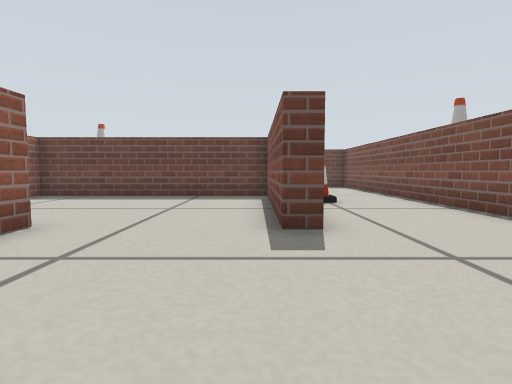
View 1 (above)

19 first-person views from a walk through a Gazebo world. The camera is 0.22 m above the floor, tilts 4° down and sees 80° across. The floor is counted in squares, 0.25 m on a side. Each view is taken from the middle of a square. On the plan, view 1 faces up. The plan holds only what a view shows up to about 11 squares ahead; the rest is blank. Some surface patterns are stand-ins.

View 2
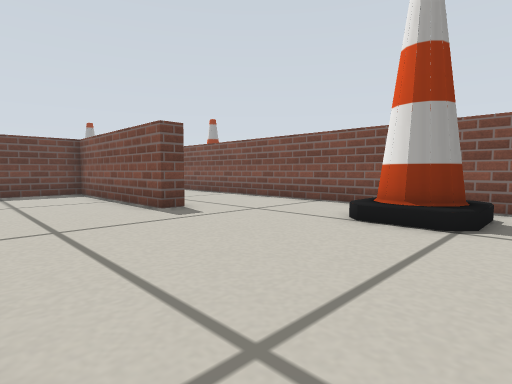

View 3
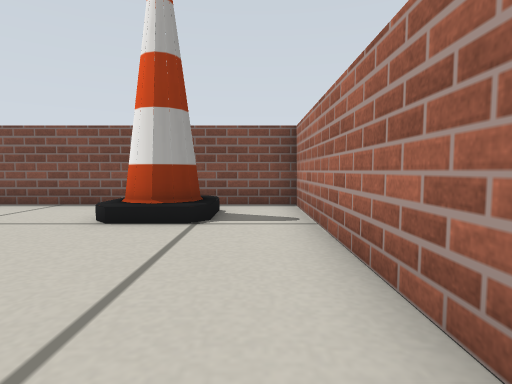

View 4
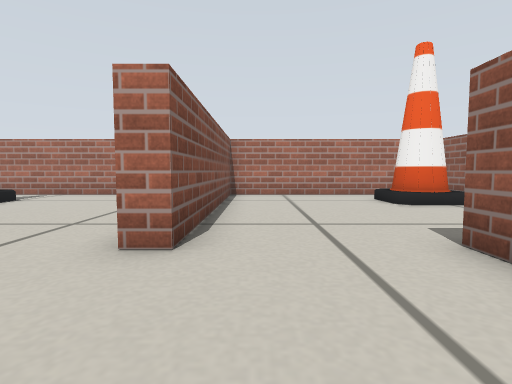

View 5
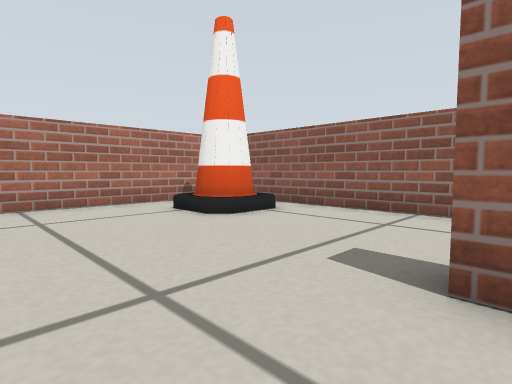

View 6
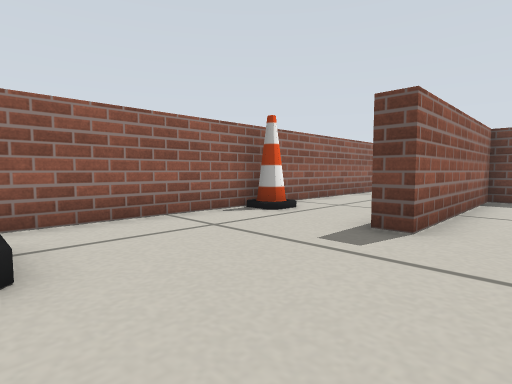

View 7
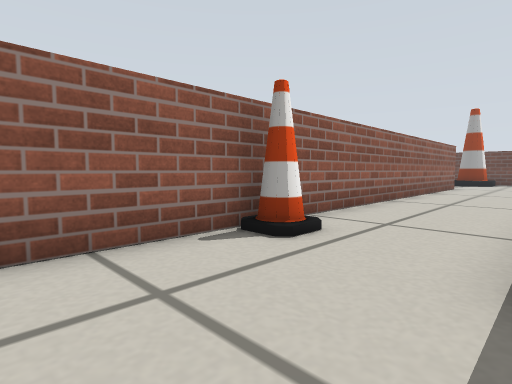

View 8
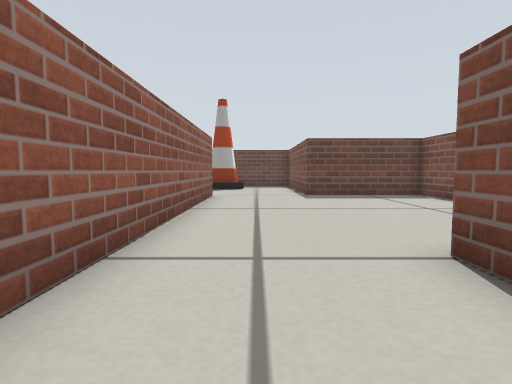

View 9
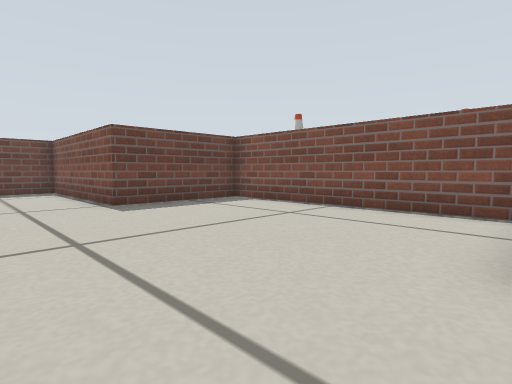

View 10
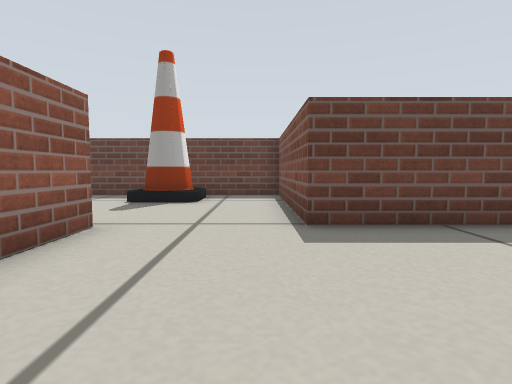

View 11
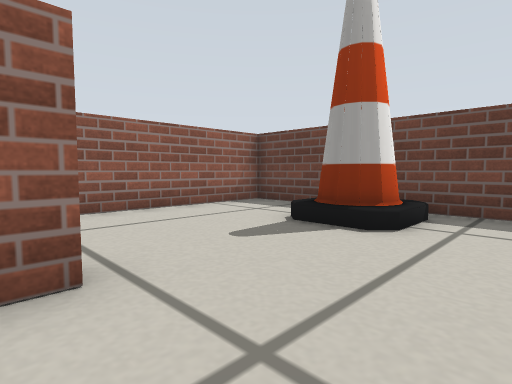

View 12
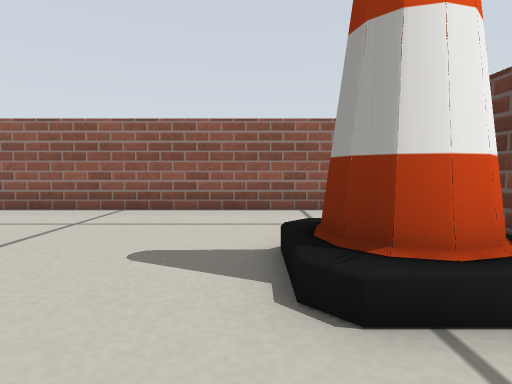

View 13
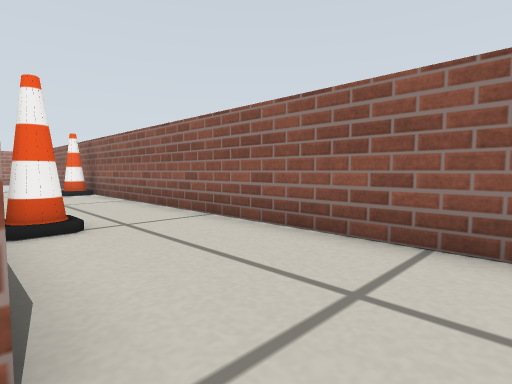

View 14
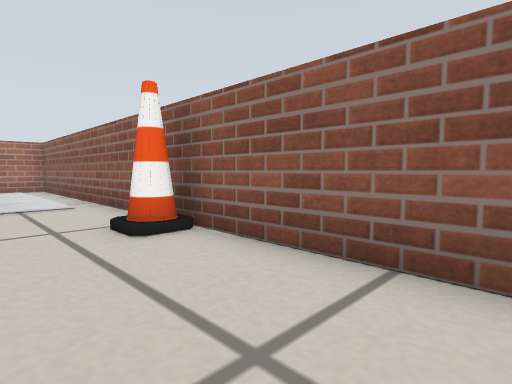

View 15
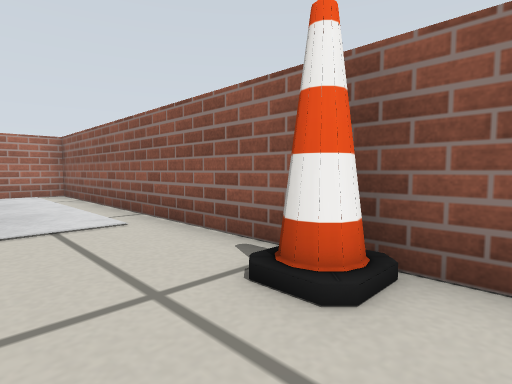

View 16
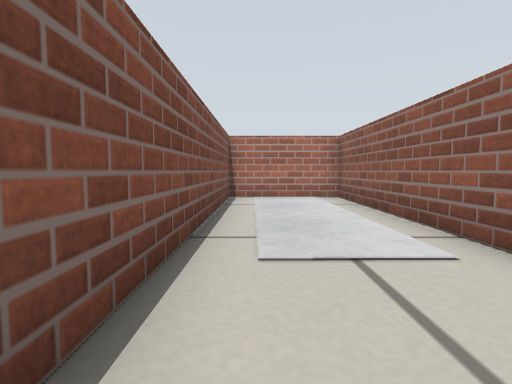

View 17
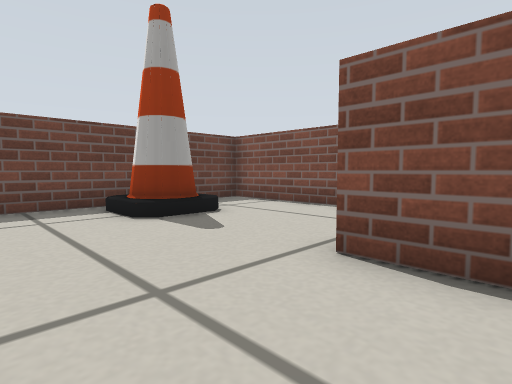

View 18
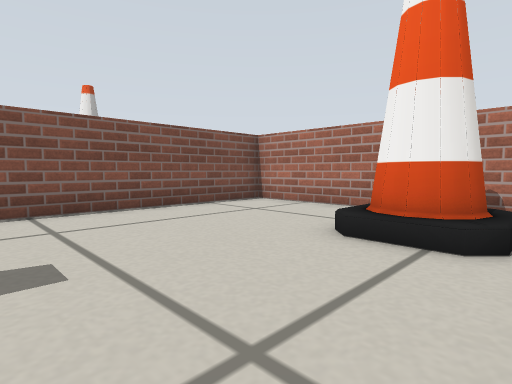

View 19
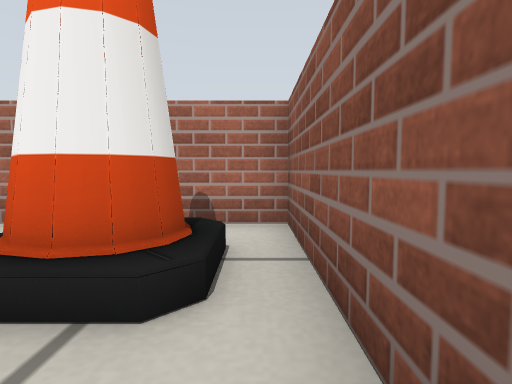

### Floor plan
Points are (right, up) in squares from view 1. A wall is a line through its corners. A room is listed if a view was taken in it or the views show most of it. See-through windows are left out.
Room 1 (views 1, 2, 3, 4, 5)
walls: (1, 4.4) (0.4, 4.4) (0.4, 10.5) (-7.4, 10.5) (-7.4, 5.6); (-4.1, 4.7) (-3.5, 4.7) (-3.5, 4); (4.7, 1.1) (4.7, 11.1); (-1.9, -3) (4.7, -3) (4.7, -0.4)
ways out: opening at (-6, 4.7) to room 2
objects: cone (2, -1) to (4, 1); cone (2, 9)
Room 2 (views 6, 7, 8, 9, 18, 19)
walls: (-7.4, 5.6) (-7.4, 4.4) (-8.1, 4.4); (-8, 10.2) (-8, 11.1); (-11.5, 12.6) (-11.5, -3) (-4.1, -3) (-4.1, 4.7)
ways out: opening at (-6, 4.7) to room 1; opening at (-10, 11.7) to room 3
objects: cone (-11, -2) to (-9, 0); cone (-11, 5) to (-11, 6)
Room 3 (views 10, 11)
walls: (-11.5, 18.8) (-11.5, 12.6); (-4.1, 11.5) (-4.1, 18.8) (-8.2, 18.8)
ways out: opening at (-10, 11.7) to room 2; opening at (-10, 19) to room 4
Room 4 (views 12, 13, 14, 15, 16, 17)
walls: (-12.1, 17.1) (-12.1, 18.8); (-8.2, 18.8) (-8.2, 24.8) (-15.7, 24.8) (-15.7, -3) (-12.1, -3) (-12.1, 6.1)
ways out: opening at (-10, 19) to room 3
objects: cone (-15, 7) to (-15, 8); cone (-13, 15); cone (-13, 22) to (-11, 24)

Where each view was taken, in squares from view 1:
view 1: 0 up, 0 right, facing up
view 2: 2 down, 3 left, facing up-right
view 3: 2 down, 3 left, facing right
view 4: 8 up, 5 left, facing down
view 5: 5 up, 5 left, facing down-left
view 6: 0 up, 6 left, facing up-left
view 7: 2 up, 8 left, facing up-left
view 8: 8 up, 10 left, facing up
view 9: 11 up, 11 left, facing up-right
view 10: 14 up, 9 left, facing up
view 11: 18 up, 9 left, facing up-left
view 12: 22 up, 9 left, facing left
view 13: 20 up, 12 left, facing down-left
view 14: 12 up, 13 left, facing down-left
view 15: 9 up, 13 left, facing down-left
view 16: 7 up, 13 left, facing down
view 17: 17 up, 15 left, facing up-right
view 18: 4 up, 11 left, facing down-right
view 19: 2 up, 11 left, facing down
